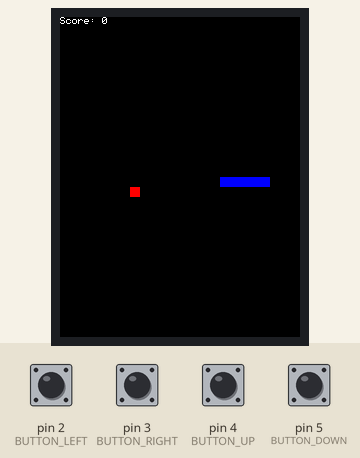
The sketch below on a simulated Arduino Uno, built with avr-gcc and run on an emulated ATmega328P. On the bench: 240×320 colour display. The inputs (shaded band) are chosen by the test bench; at power-on: pin 2 (BUTTON_LEFT), pin 3 (BUTTON_RIGHT), pin 4 (BUTTON_UP), pin 5 (BUTTON_DOWN) HIGH. Random numbers use the default seed unless the sketch sets one.

Above: at 1.4 s.
1.5 s: pin 4 (BUTTON_UP) pulled LOW for 0.15 s
At 1.65 s:
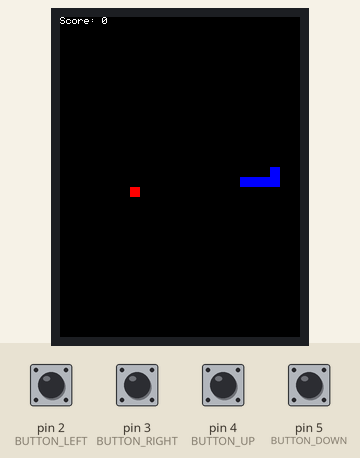
2.2 s: pin 2 (BUTTON_LEFT) pulled LOW for 0.15 s
At 2.4 s:
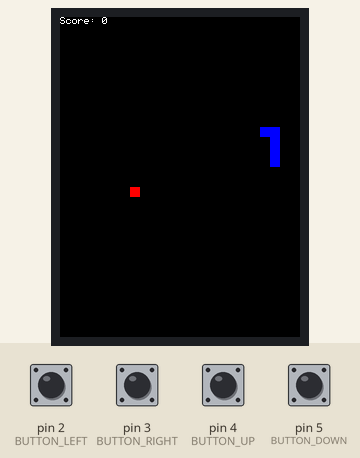
2.9 s: pin 5 (BUTTON_DOWN) pulled LOW for 0.15 s
At 3.0 s:
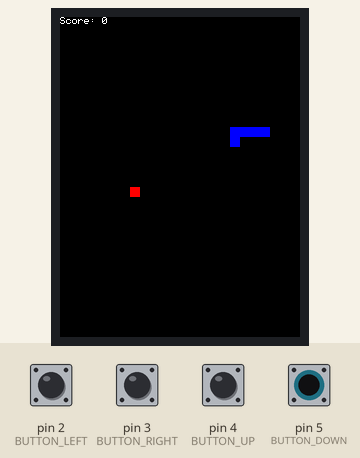
3.6 s: pin 3 (BUTTON_RIGHT) pulled LOW for 0.15 s
At 3.75 s:
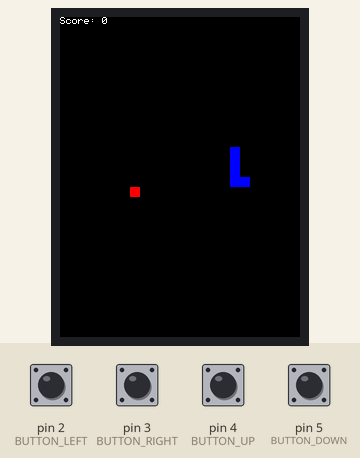
4.3 s: pin 4 (BUTTON_UP) pulled LOW for 1 s
At 4.5 s:
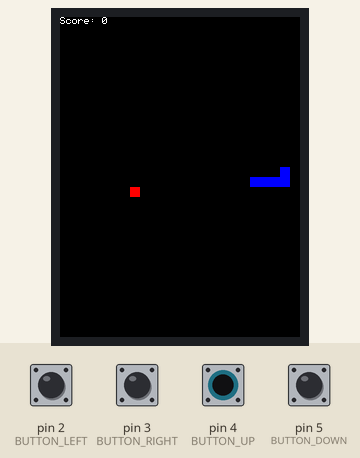
5.9 s: pin 2 (BUTTON_LEFT) pulled LOW for 1 s
At 6.0 s:
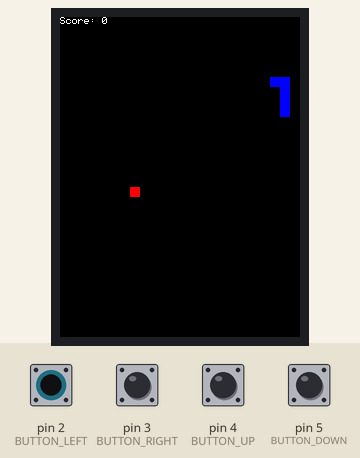
Timing chart, 0 to 8.5 s (numbered marks = the images above; inputs shaded):
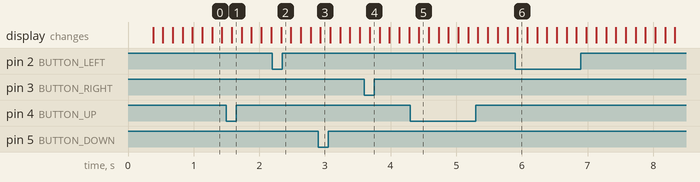

The sketch:

snake.ino
```cpp
#include <Arduino.h>
#include <SPI.h>
#include <Adafruit_GFX.h>
#include <Adafruit_ILI9341.h>

#define TFT_CLK 13
#define TFT_MISO 12
#define TFT_MOSI 11
#define TFT_DC 10
#define TFT_CS 8
#define TFT_RST 9

Adafruit_ILI9341 tft = Adafruit_ILI9341(TFT_CS, TFT_DC, TFT_MOSI, TFT_CLK, TFT_RST, TFT_MISO);

#define BUTTON_LEFT 2
#define BUTTON_RIGHT 3
#define BUTTON_UP 4
#define BUTTON_DOWN 5

int screenWidth, screenHeight;
int gridSize = 10;   // 每格大小
int snakeLength = 5; // 初始蛇長
int score = 0;

struct SnakePart
{
  int x, y;
};

SnakePart snake[100];  // 最大蛇長
int direction = 0;     // 0=右，1=下，2=左，3=上
int lastDirection = 0; // 儲存最後有效方向

// 食物的位置
int foodX, foodY;

unsigned long lastMoveTime = 0;
unsigned long moveInterval = 150; // 初始速度設定為 300 毫秒
unsigned long lastScoreUpdate = 0;

void setup()
{
  pinMode(BUTTON_LEFT, INPUT_PULLUP);
  pinMode(BUTTON_RIGHT, INPUT_PULLUP);
  pinMode(BUTTON_UP, INPUT_PULLUP);
  pinMode(BUTTON_DOWN, INPUT_PULLUP);

  Serial.begin(9600);
  tft.begin();
  tft.fillScreen(ILI9341_BLACK);

  screenWidth = tft.width();
  screenHeight = tft.height();

  // 初始化蛇
  snake[0] = {screenWidth / 2, screenHeight / 2};
  for (int i = 1; i < snakeLength; i++)
  {
    snake[i] = {snake[i - 1].x - gridSize, snake[i - 1].y};
  }

  // 隨機生成食物
  spawnFood();

  displayScore();
}

void loop()
{
  handleInput();

  unsigned long currentMillis = millis();
  if (currentMillis - lastMoveTime >= moveInterval)
  {
    lastMoveTime = currentMillis;
    moveSnake();
    checkCollision();
    checkFoodCollision();

    // 根據分數增加遊戲速度
    if (score / 3 > lastScoreUpdate)
    {                              // 每3分增加速度
      lastScoreUpdate = score / 3; // 更新分數
      if (moveInterval > 50)
      {                     // 設置最低速度限制
        moveInterval -= 20; // 減少移動間隔以增加速度
      }
    }
  }
}

void handleInput()
{
  // 處理按鍵輸入，只有在按下按鍵時改變方向
  if (digitalRead(BUTTON_LEFT) == LOW && lastDirection != 0)
  {
    direction = 2; // Left
  }
  if (digitalRead(BUTTON_RIGHT) == LOW && lastDirection != 2)
  {
    direction = 0; // Right
  }
  if (digitalRead(BUTTON_UP) == LOW && lastDirection != 1)
  {
    direction = 3; // Up
  }
  if (digitalRead(BUTTON_DOWN) == LOW && lastDirection != 3)
  {
    direction = 1; // Down
  }
}

void drawSnake()
{
  for (int i = 0; i < snakeLength; i++)
  {
    tft.fillRect(snake[i].x, snake[i].y, gridSize, gridSize, ILI9341_BLUE);
  }
}

void moveSnake()
{
  // 更新 lastDirection，記錄實際移動方向
  lastDirection = direction;

  // 刪除蛇尾
  tft.fillRect(snake[snakeLength - 1].x, snake[snakeLength - 1].y, gridSize, gridSize, ILI9341_BLACK);

  // 移動蛇身
  for (int i = snakeLength - 1; i > 0; i--)
  {
    snake[i] = snake[i - 1];
  }

  // 根據當前方向更新蛇頭
  switch (direction)
  {
  case 0:
    snake[0].x += gridSize;
    break; // 向右移動
  case 1:
    snake[0].y += gridSize;
    break; // 向下移動
  case 2:
    snake[0].x -= gridSize;
    break; // 向左移動
  case 3:
    snake[0].y -= gridSize;
    break; // 向上移動
  }

  drawSnake(); // 繪製蛇
}

void checkCollision()
{
  // 撞牆邊邊界時會從對面出現
  if (snake[0].x < 0)
  {
    snake[0].x = screenWidth - gridSize;
  }
  if (snake[0].x >= screenWidth)
  {
    snake[0].x = 0;
  }
  if (snake[0].y < 0)
  {
    snake[0].y = screenHeight - gridSize;
  }
  if (snake[0].y >= screenHeight)
  {
    snake[0].y = 0;
  }

  // 撞到蛇身
  for (int i = 1; i < snakeLength; i++)
  {
    if (snake[0].x == snake[i].x && snake[0].y == snake[i].y)
    {
      gameOver();
    }
  }
}

void checkFoodCollision()
{
  // 如果蛇頭碰到食物
  if (snake[0].x == foodX && snake[0].y == foodY)
  {
    score += 1;
    snakeLength++; // 增加蛇的長度

    // 隨機生成新的食物
    spawnFood();

    displayScore();
  }
}

void spawnFood()
{
  // 隨機生成食物位置，避免食物與蛇身重疊
  bool foodPlaced = false;
  while (!foodPlaced)
  {
    foodX = random(0, screenWidth / gridSize) * gridSize;
    foodY = random(0, screenHeight / gridSize) * gridSize;

    // 檢查食物是否與蛇身重疊
    foodPlaced = true;
    for (int i = 0; i < snakeLength; i++)
    {
      if (snake[i].x == foodX && snake[i].y == foodY)
      {
        foodPlaced = false;
        break;
      }
    }
  }

  // 顯示食物
  tft.fillRect(foodX, foodY, gridSize, gridSize, ILI9341_RED);
}

void gameOver()
{
  // 清除螢幕並顯示遊戲結束畫面
  tft.fillScreen(ILI9341_BLACK);
  tft.setTextColor(ILI9341_WHITE);
  tft.setTextSize(2);
  tft.setCursor(screenWidth / 4, screenHeight / 3);
  tft.print("GAME OVER");

  // 顯示分數
  tft.setCursor(screenWidth / 4, screenHeight / 2);
  tft.print("Score: ");
  tft.print(score);

  delay(3000); // 等待3秒鐘

  // 重置遊戲
  resetGame();
}

void resetGame()
{
  // 重置遊戲之前先清除螢幕
  tft.fillScreen(ILI9341_BLACK);

  // 當蛇撞自己時，重置遊戲
  score = 0;
  snakeLength = 5;
  direction = 0;
  lastDirection = 0; // 確保重置方向
  snake[0] = {screenWidth / 2, screenHeight / 2};
  for (int i = 1; i < snakeLength; i++)
  {
    snake[i] = {snake[i - 1].x - gridSize, snake[i - 1].y};
  }

  // 隨機生成食物
  spawnFood();

  // 重置遊戲速度
  moveInterval = 150; // 重置為初始速度

  displayScore();
}

void displayScore()
{
  tft.fillRect(0, 0, screenWidth, 10, ILI9341_BLACK); // 清除舊分數
  tft.setTextColor(ILI9341_WHITE);
  tft.setTextSize(1);
  tft.setCursor(0, 0);
  tft.print("Score: ");
  tft.print(score);
}
```
